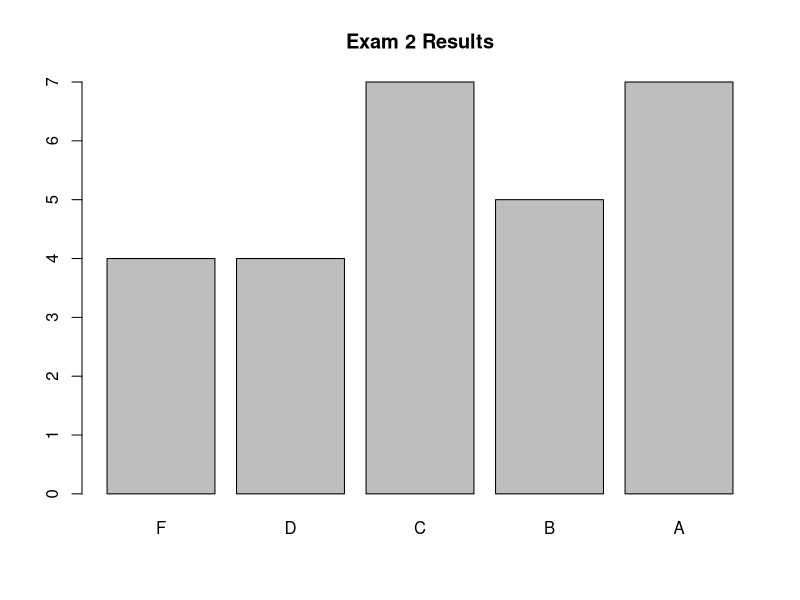

This figure's R source: (Note: this script raises an error after producing the figure.)
## ---- chunk 1
points <- c(20, 25, 15, 15, 15, 15)
g <- data.frame(q1 = points[1] - c(0, 4,  6, 0, 0, 0, 0,  0,  4,  0, 0, 0,  0,  0,  0,  6,  0,  0,  0,  0, 0, 0, 0,  5, 0,  0,  0),
                q2 = points[2] - c(5, 8, 13, 3, 1, 3, 4, 15, 12,  4, 6, 5, 10, 14,  9, 12, 10,  3, 14, 15, 4, 2, 1,  7, 4,  3,  7),
                q3 = points[3] - c(2, 5, 12, 2, 0, 2, 0, 10,  8,  4, 2, 3,  5,  4, 10, 10,  3,  5,  5, 10, 4, 2, 4,  4, 1,  1,  5),
                q4 = points[4] - c(2, 3, 10, 7, 3, 3, 1,  4,  7, 15, 6, 7,  8,  7, 12, 13, 12,  4, 12,  8, 7, 0, 4, 10, 2,  5,  8),
                q5 = points[5] - c(3, 0,  9, 0, 0, 0, 8,  2,  8,  8, 2, 2,  2,  3,  0,  8,  0,  1,  8,  2, 0, 0, 0,  7, 0,  5,  0),
                q6 = points[6] - c(3, 8, 11, 8, 6, 1, 5,  2,  9,  6, 9, 8,  7,  6, 12,  5,  9,  0,  9,  8, 5, 2, 5,  7, 8, 15, 15))
g$grades <- rowSums(g)
summary(g$grades)

g$lgrades <- ifelse (g$grades<60, 'F', ifelse (g$grades<70, 'D', ifelse (g$grades<80, 'C', ifelse (g$grades<90, 'B', 'A'))))
g$lgrades <- factor(g$lgrades, c('F', 'D', 'C', 'B', 'A'))
barplot(table(g$lgrades))
title('Exam 2 Results')
## ---- chunk 2
g2 <- data.frame(question = c(rep('q1', length(g$q1)),
                              rep('q2', length(g$q2)),
                              rep('q3', length(g$q3)),
                              rep('q4', length(g$q4)),
                              rep('q5', length(g$q5)),
                              rep('q6', length(g$q6))),
                 score = 100*c(g$q1/points[1], g$q2/points[2], g$q3/points[3], g$q4/points[4], g$q5/points[5], g$q6/points[6]))
plot(g2$question, g2$score)
title('Individual Question Results')
